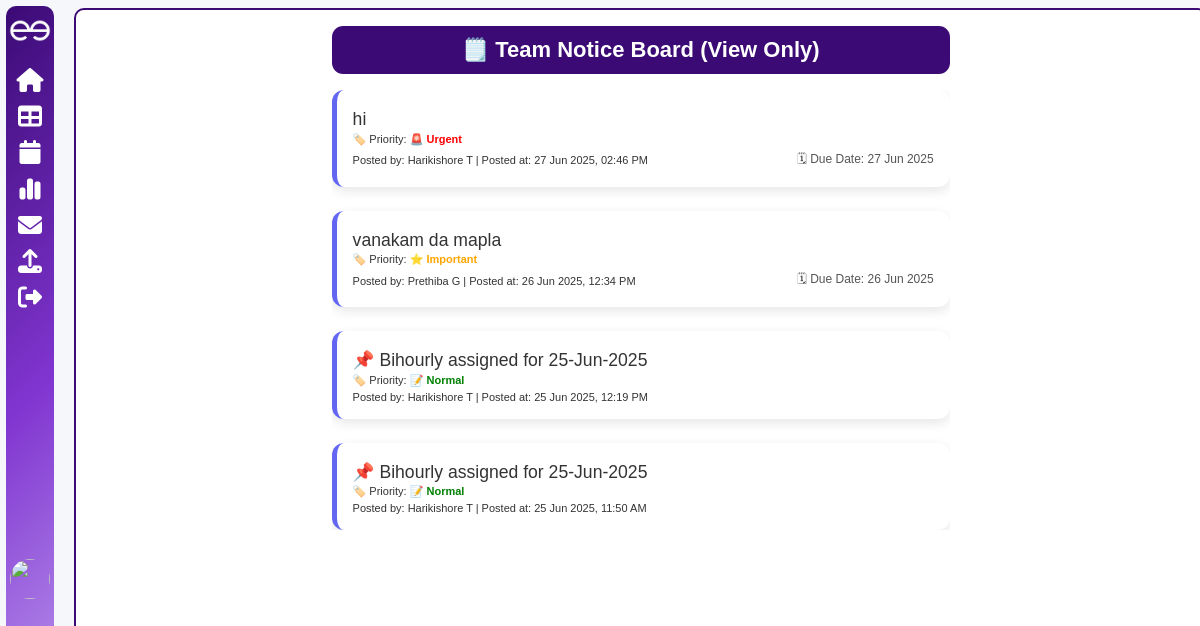
Before: /view-notice/ with the older database file.
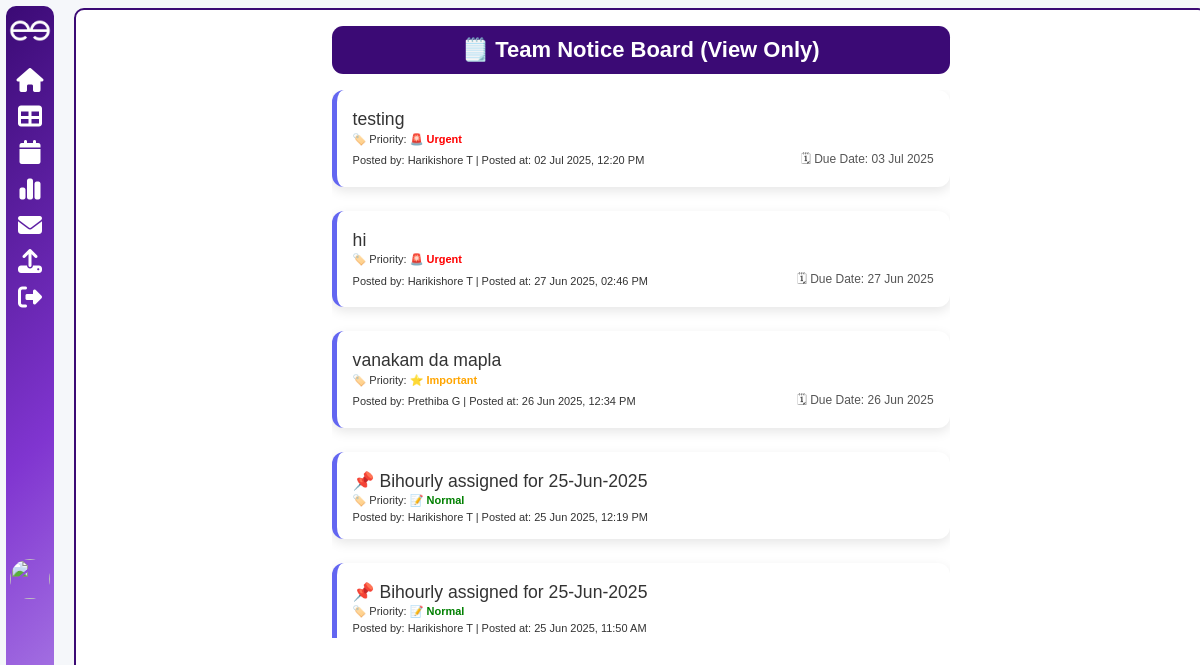
After: the same page with the newer database file.
### Freewheel_Portal/models.py (models this page shows, shortened)
class Notice(models.Model):
    message = models.TextField(null=True, blank=True)
    posted_by = models.ForeignKey(User, on_delete=models.CASCADE, null=True, blank=True)
    posted_at = models.DateTimeField(auto_now_add=True, null=True, blank=True)
    priority = models.CharField(
        max_length=10, null=True, blank=True,
        choices=[('Urgent', 'Urgent'), ('Important', 'Important'), ('Normal', 'Normal')], )
    end_date = models.DateField(null=True, blank=True)

class User(models.Model):
    USER_TYPE_CHOICES = [
        ('admin', 'Admin'),
        ('manager', 'Manager'),
        ('tc', 'TC'),
        ('staff', 'Staff'),
    ]
    STATUS_CHOICES = [
        ('Available', 'Available'),
        ('Away', 'Away'),
        ('In-Meeting', 'In-Meeting'),
        ('Offline', 'Offline'),
        ('Out Of Office', 'Out Of Office'),
    ]
    emp_id = models.CharField(max_length=20, primary_key=True)
    assignee_name = models.CharField(max_length=100)
    user_name = models.CharField(max_length=100, unique=True, blank=True)  # Allow blank initially
    password = models.CharField(max_length=128, blank=True)  # Allow blank initially
    department = models.CharField(max_length=100)
    work_region = models.CharField(max_length=100, blank=True, null=True)
    BussinessUnit = models.CharField(max_length=100)
    job_title = models.CharField(max_length=100)
    repor_manager = models.CharField(max_length=100)
    user_type = models.CharField(max_length=10, choices=USER_TYPE_CHOICES)
    contact_number = models.CharField(max_length=20)
    email = models.EmailField()
    slack_id = models.CharField(max_length=50)
    status = models.CharField(max_length=20, choices=STATUS_CHOICES, default='Offline')
    shift = models.CharField(max_length=20)
    profile_image = models.ImageField(upload_to='profile_images/', default='profile_images/image.png', blank=True, null=True)
    access = models.JSONField(default=list)
    leave_until = models.DateTimeField(null=True, blank=True)
    last_shift_update = models.DateField(null=True, blank=True)
    working_ticket = models.CharField(max_length=100, null=True, blank=True)

### Freewheel_Portal/views.py (the view)
# urls.py: path('view-notice/', views.notice_view, name='view_notice'),
def notice_view(request):
    all_notices = Notice.objects.all().order_by(
        Case(
            When(priority='Urgent', then=Value(1)),
            When(priority='Important', then=Value(2)),
            When(priority='Normal', then=Value(3)),
            default=Value(4),
            output_field=IntegerField()
        ),
        '-posted_at'
    )
    return render(request, 'Freewheel_Portal/view_notice.html', {
        'all_notices': all_notices
    })

### Freewheel_Portal/templates/Freewheel_Portal/view_notice.html (shortened to what this page needs)
<!DOCTYPE html>
<html lang="en">
<head>
    <link rel="stylesheet" href="https://cdnjs.cloudflare.com/ajax/libs/font-awesome/6.4.0/css/all.min.css">
    <link rel="stylesheet" href="../../static/Freewheel_Portal/css/navbar.css">
    <link rel="stylesheet" href="../../static/Freewheel_Portal/css/user-container.css">
    <link rel="stylesheet" href="../../static/Freewheel_Portal/css/stats.css">
    <link rel="stylesheet" href="../../static/Freewheel_Portal/css/ticket-open.css">
    <link rel="stylesheet" href="../../static/Freewheel_Portal/css/filters.css">
    <link rel="stylesheet" href="../../static/Freewheel_Portal/css/deligation.css">
    <link rel="stylesheet" href="../../static/Freewheel_Portal/css/home.css">
    <link rel="stylesheet" href="../../static/Freewheel_Portal/css/shift-end-mail.css">
    <link rel="stylesheet" href="../../static/Freewheel_Portal/css/ticket-tabs.css">
</head>
<body>
    {%include 'Freewheel_Portal/navbar.html' %}
    <div class="notice-board">
        <div class='heading'>
            <h1>🗒️ Team Notice Board (View Only)</h1>
        </div>
        <div class="notice-list">
            {% for notice in all_notices %}
            <div class="notice-msg">
                <div class="notice-text">
                    {% if notice.message|wordcount > 15 %}
                      <span class="short-text">{{ notice.message|truncatechars:80 }}</span>
                      <span class="full-text" style="display:none;">{{ notice.message }}</span>
                      <a href="javascript:void(0);" class="toggle-text">Click to show</a>
                    {% else %}
                      <span>{{ notice.message }}</span>
                    {% endif %}
                  </div>
                <span>
                    🏷️ Priority:
                    {% if notice.priority|lower == "urgent" %}
                    <span style="color: red; font-weight: bold">🚨 Urgent</span>
                    {% elif notice.priority|lower == "important" %}
                    <span style="color: orange; font-weight: bold">⭐ Important</span>
                    {% else %}
                    <span style="color: green; font-weight: bold">📝 Normal</span>
                    {% endif %}
                </span>
                <br>
                <div class="notice-footer">
                    <span class="text-xs text-gray-500">
                      Posted by: {{ notice.posted_by.assignee_name }} |
                      Posted at: {{ notice.posted_at|date:"d M Y, h:i A" }}
                    </span>
                    {% if notice.end_date %}
                    <span class="due-date">
                      🗓 Due Date: {{ notice.end_date|date:"d M Y" }}
                    </span>
                    {% endif %}
                  </div>
            </div>
            {% endfor %}
        </div>
    </div>
</body>
</html>

### Freewheel_Portal/templates/Freewheel_Portal/navbar.html (shortened to what this page needs)
<link rel="stylesheet" href="https://cdnjs.cloudflare.com/ajax/libs/cropperjs/1.5.13/cropper.min.css" />
<nav>
    <div class="sidebar">
      <div style="display: flex;
    flex-direction: column;
    gap: 1%;
    align-items: center;">
        <img src="/media/images/Freewheel_Logo.png" alt="Logo">
        <a href="{% url 'home' %}"><i class="fa-solid fa-house" title="Home"></i></a>
        <a href="{% url 'upload_excel_report' %}"><i class="fa-solid fa-table" title="Upload Bihourly Report" style="cursor: pointer;"></i></a>
        <a href="{% url 'view_shift' %}"><i class="fa-solid fa-calendar" style="color: #ffffff;" title="Shift Summary"></i></a>
        <a href="{% url 'view_shift_range' %}"><i class="fa-solid fa-chart-simple" style="color: #ffffff;" title="Shift Analysis"></i></a>
        <a href="{% url 'shift_end_summary' %}"><i class="fa-solid fa-envelope" id="shiftMailBtn" style="cursor: pointer;" title="Shift-End Mail"></i></a>
        <i class="fa-solid fa-upload" id="uploadTrigger" style="cursor: pointer;" title="Dump Upload"></i>
        <a href="#" onclick="confirmLogout(event)">
          <i class="fa-solid fa-right-from-bracket" title="Logout" style="cursor: pointer;"></i>
        </a>
        <div {% if current_user.user_type == 'staff' %}style=" height: 25.5%;  display: flex;flex-direction: column-reverse;" {% else %} style="height: 22.5%;display: flex;flex-direction: column-reverse;" {% endif %}>
  <img src="{{ current_user.profile_image.url }}" id="profileImage" style="width: 2.5rem; height: 2.5rem; border-radius: 50%; cursor: pointer;filter:invert(0)" />
        </div>
    </div>
</nav>

### Freewheel_Portal/static/Freewheel_Portal/css/navbar.css (style rules this page uses)
* { box-sizing: border-box; }
body { margin: 0; font-family: Arial, sans-serif; background-color: #f8f8f8; }
.sidebar { position: fixed; top: 0; left: 0; width: 3rem; border-radius: 10px; height: 98vh; background: linear-gradient(135deg, #3b0a75, #8035d0, #c3a6f2); display: flex; flex-direction: column; align-items: center; gap: 20px; margin-top: .5%; margin-left: .5%; }
.sidebar i { color: white; font-size: 24px; cursor: pointer; }
.sidebar img { height: 4%; filter: invert(1); }

### Freewheel_Portal/static/Freewheel_Portal/css/shift-end-mail.css (style rules this page uses)
body { font-family: Arial, sans-serif; font-size: 11px; background-color: #f5f7fa; color: #333; }

### Freewheel_Portal/templates/Freewheel_Portal/view_notice.html (style rules this page uses)
.notice-footer { display: flex; justify-content: space-between; align-items: center; margin-top: 4px; }
.notice-footer .due-date { font-size: 0.75rem; color: #555; text-align: right; }
.notice-board { background: white; border: 2px solid #3b0a75; border-radius: 10px; padding: 1rem 16rem; margin: .5rem 0 0 4.6rem; height: 91vh; box-sizing: border-box; width: 94.5%; overflow-y: auto; }
.heading { background-color: #3b0a75; border-radius: .7rem; text-align: center; padding: .7rem; margin-bottom: 1rem; }
.heading h1 { color: white; margin: 0; }
.notice-list { display: flex; flex-direction: column; gap: 1.5rem; max-height: 60vh; overflow-y: auto; }
.notice-msg { padding: 1rem; border-left: 5px solid #6366f1; background: #fff; border-radius: .75rem; box-shadow: 0 4px 12px rgba(0, 0, 0, 0.1); }
.notice-text span, .notice-text { font-size: 1.1rem; line-height: 1.5; }

Changed rows visible on the page:
added Notice: message "testing", priority "🚨 Urgent", posted_by.assignee_name "Harikishore T", posted_at "02 Jul 2025, 12:20 PM", end_date "03 Jul 2025"
